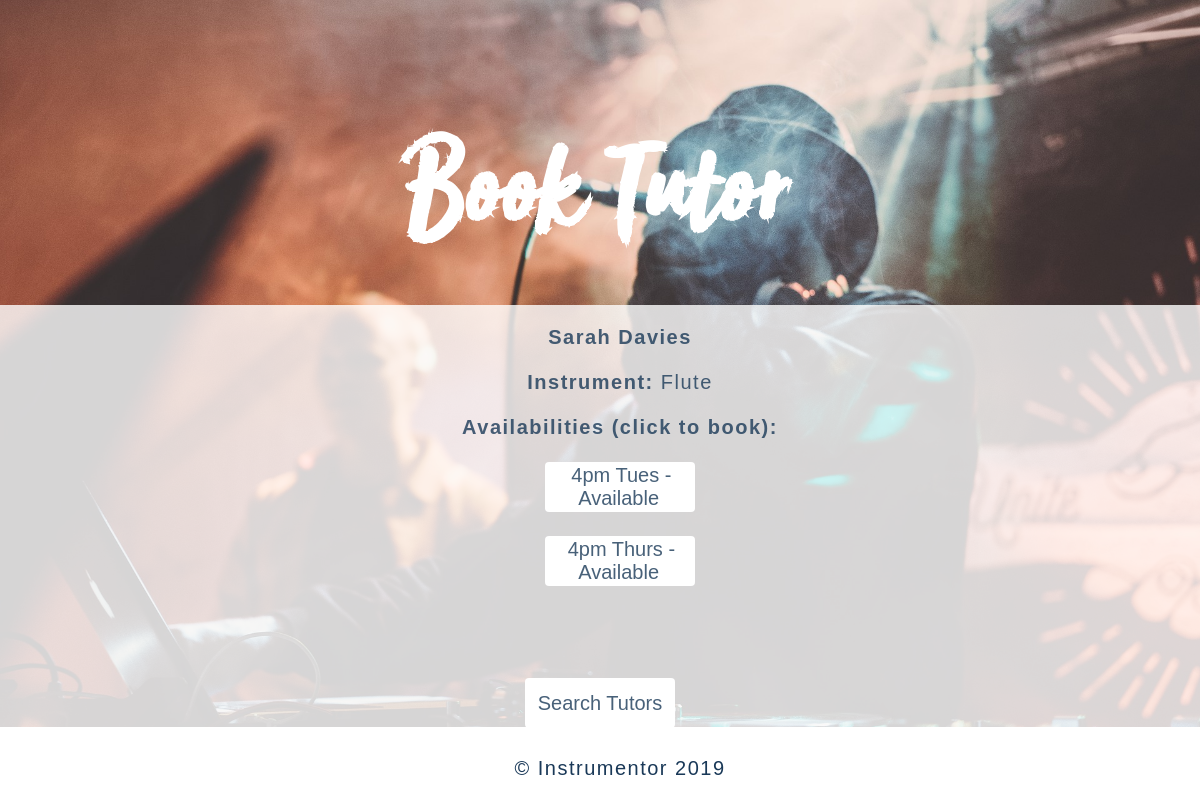
Page /home/book/4 on the earlier database version.
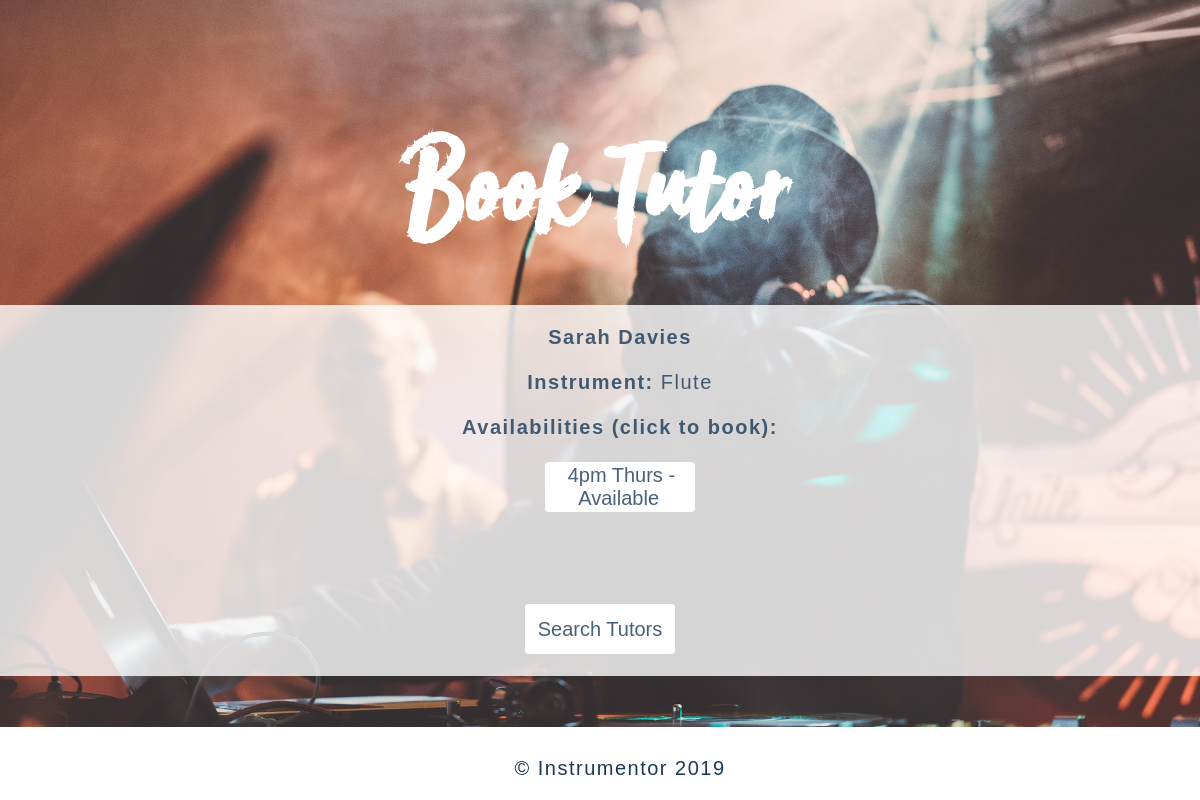
Same page on the later database version.
### home/models.py (models this page shows, shortened)
class Availability(models.Model):
    tutor = models.ForeignKey(Tutor, on_delete=models.CASCADE)
    hour = models.ForeignKey(Hour, on_delete=models.CASCADE)
    available = models.BooleanField(default=False)
    def __str__(self):
        if self.available:
            return self.hour.hour + ' ' \
                + self.hour.day_of_week + ' - Available'
        else:
            return ''

class Hour(models.Model):
    DAYS =(
    ('Mon','Monday'),
    ('Tues','Tuesday'),
    ('Wed','Wednesday'),
    ('Thurs','Thursday'),
    ('Fri','Friday'),
    ('Sat','Saturday'),
    ('Sun','Sunday',)
    )
    hour = models.CharField(max_length=8)
    day_of_week = models.CharField(choices=DAYS, max_length=10)

### home/views.py (the view)
# urls.py: path('book/<pk>', views.book, name = 'book'),
def book(request, pk):
    tutor = get_object_or_404(Tutor, pk=pk)
    tutors = Tutor.objects.all()
    all_avail = Availability.objects.all()
    availList = []
    try:
        for avail in all_avail:
            if(avail.tutor == tutor):
                if avail.available:
                    availList.append(avail)
    except Tutor.DoesNotExist:
        raise Http404('Tutor not found')
    return render(request, 'book.html', {
        'tutors': tutors, 'all_avail': all_avail, 'tutor': tutor, 'availList': availList})

### home/models.py (called while the page is built)
    def __str__(self):
        return self.name

### home/templates/book.html
{% include "base.html" %}
{% load static  %}
{% block header %}
  <h1 id="home">Book Tutor</h1>
{% endblock %}
{% block profile %}
<section class="content3">
    <ul>
      <p><b>{{tutor.user.first_name|capfirst}} {{tutor.user.last_name|capfirst}}</b></p>
      <p><b>Instrument:</b> {{ tutor.instrument}}</p>
      <p><b>Availabilities (click to book):</b></p>
        {% for availability in availList %}
          <div class="btn-group2">
            <button class="button2">
              <a href="{% url 'booking' availability.pk %}">{{ availability }}</a>
            </button>
          </div>
        {% endfor %}
    </ul>
    <br><br>
    <div class="btn-group2">
      <button class="button2">
        <a href="{% url 'tutors' %}">Search Tutors</a>
      </button>
    </div>
</section>
{% endblock %}

Differences in the rows shown:
no longer on this page (row edited): Availability: available+hour "4pm Tues - Available"
